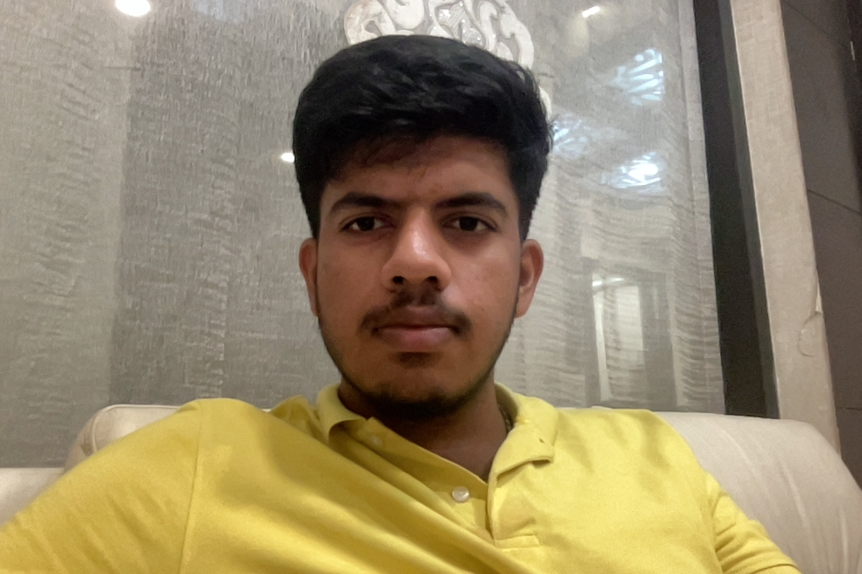
//> input picture aryan.jpg, 2584 x 1722 px, given in place of the camera (shown at 1/3 size)
$ ./main   (built with g++ and OpenCV 4)
//> lines starting //> are read from the running program, lines starting //| are printed output that depends on the picture
#include <opencv2/opencv.hpp>
#include <iostream>
using namespace std;
using namespace cv;
int main() {
    string cascadePath = "/opt/homebrew/Cellar/opencv/4.9.0_12/share/opencv4/haarcascades/haarcascade_frontalface_default.xml";
    CascadeClassifier faceCascade;
    if (!faceCascade.load(cascadePath)) {
        cerr << "Error loading face detection model: " << cascadePath << endl;
        return -1;
    }
    VideoCapture cap(0);
    if (!cap.isOpened()) {
        cerr << "Error opening camera." << endl;
        return -1;
    }
    Mat initialFrame;
    cout << "Press 'c' to capture your picture." << endl;
    while (true) {
        cap >> initialFrame;
//> initialFrame is the input picture: 1722 rows x 2584 cols, CV_8UC3; mean B, G, R 106.8, 136.6, 150.3
        imshow("Capture Your Picture", initialFrame);
        if (waitKey(1) == 'c') {
//> the key 'c' is pressed
            break;
        }
    }
    destroyWindow("Capture Your Picture");
    Mat grayInitial;
    cvtColor(initialFrame, grayInitial, COLOR_BGR2GRAY);
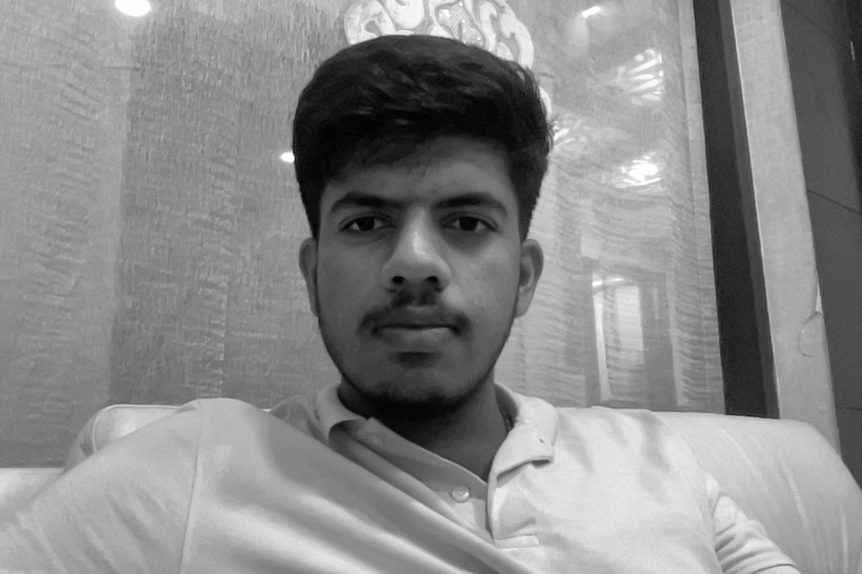
//> grayInitial: 1722 rows x 2584 cols, CV_8UC1 (shown at 1/3 size); min 0, max 255, mean 137.3
    vector<Rect> faces;
    faceCascade.detectMultiScale(grayInitial, faces);
//> faces = 5 Rects (x, y, width, height): [2050, 288, 51, 51], [1132, 47, 54, 54], [1810, 1115, 60, 60], [2137, 1490, 83, 83], [818, 326, 860, 860]
    if (faces.empty()) {
        cerr << "No face detected in the captured image." << endl;
        return -1;
    }
    Mat capturedFace = grayInitial(faces[0]);
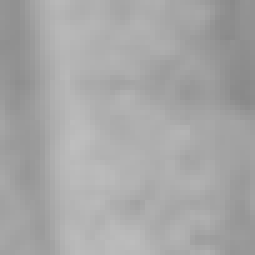
//> capturedFace: 51 rows x 51 cols, CV_8UC1 (shown 5 times larger); min 137, max 190, mean 166.5
    string userName;
    cout << "Enter your name: ";
    cin >> userName;
//> the answer given: aryan.jpg
    Mat referenceImage;
    resize(capturedFace, referenceImage, capturedFace.size());
    namedWindow("Face Detection", WINDOW_NORMAL);
    while (true) {
        Mat frame;
        cap >> frame;
        Mat gray;
        cvtColor(frame, gray, COLOR_BGR2GRAY);
        vector<Rect> faces;
        faceCascade.detectMultiScale(gray, faces);
        for (const auto& face : faces) {
            rectangle(frame, face, Scalar(0, 0, 255), 2);
            Mat faceROI = gray(face);
            Mat resizedReference;
            resize(referenceImage, resizedReference, faceROI.size());
            Mat result;
            matchTemplate(faceROI, resizedReference, result, TM_CCOEFF_NORMED);
            double minVal, maxVal;
            Point minLoc, maxLoc;
            minMaxLoc(result, &minVal, &maxVal, &minLoc, &maxLoc);
            double threshold = 0.7;
            if (maxVal >= threshold) {
                putText(frame, "He is " + userName, Point(face.x, face.y - 10),
                        FONT_HERSHEY_SIMPLEX, 0.8, Scalar(0, 255, 0), 2);
            } else {
                putText(frame, "Not Identified", Point(face.x, face.y - 10),
                        FONT_HERSHEY_SIMPLEX, 0.8, Scalar(0, 0, 255), 2);
            }
        }
//> this loop made 5 passes
//> (face, result, minVal, maxVal) on passes 1 to 5: (Rect(2050, 288, 51, 51), [1], 1, 1), (Rect(1132, 47, 54, 54), [0.413], 0.413, 0.413), (Rect(1810, 1115, 60, 60), [-0.383], -0.383, -0.383), (Rect(2137, 1490, 83, 83), [0.537], 0.537, 0.537), (Rect(818, 326, 860, 860), [-0.366], -0.366, -0.366)
//> pass 2, `Mat faceROI = gray(face);`:
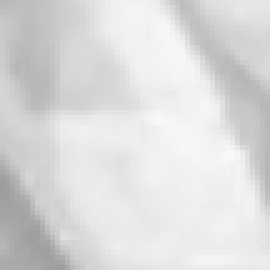
//> faceROI: 54 rows x 54 cols, CV_8UC1 (shown 5 times larger); min 157, max 249, mean 219.6
        imshow("Face Detection", frame);
        if (waitKey(1) == 'q') {
//> the 'q' key is pressed
            break;
        }
    }
    cap.release();
    destroyAllWindows();

    return 0;
}
